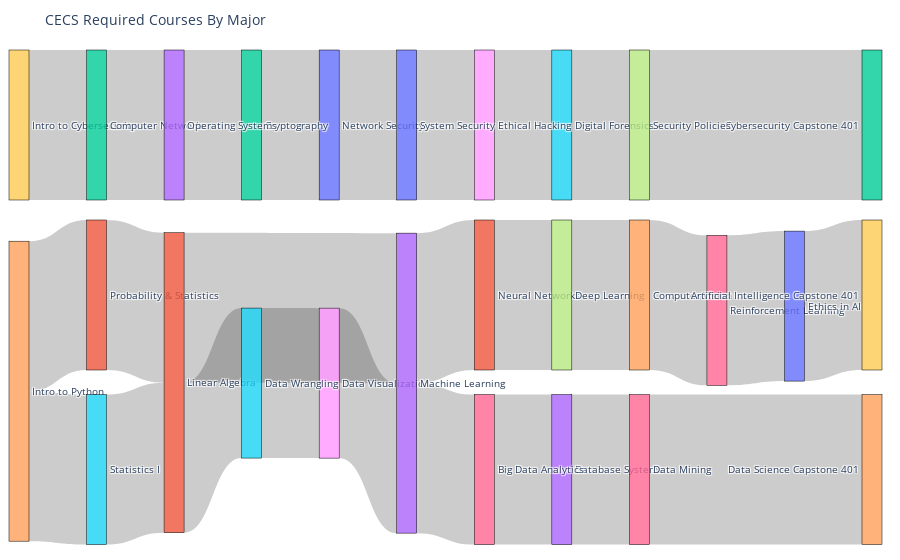

The notebook cell this image was saved under:
### Code cell
fig = go.Figure(data = [go.Sankey(
    arrangement= 'snap',
    node = dict(
        pad = 20,
        thickness = 20,
        line = dict(color = 'black',
                    width = 0.5),
        label = stops
    ),
    link = dict(
        source= path_map['source_idx'],
        target = path_map['target_idx'],
        value = path_map['value']
    )
)])

fig.update_layout(
    title_text = 'CECS Required Courses By Major',
    font_size = 10,
    margin = dict(l=1, r=10, t=50, b=20)
)
fig.show()

### Figure 1 — Plotly figure (JSON) as saved in the notebook; plotly's stock layout.template omitted (floating-point values rounded to 4 significant figures)
{"data": [{"arrangement": "snap", "link": {"source": [4, 15, 21, 25, 8, 13, 16, 3, 26, 4, 11, 21, 13, 1, 7, 14, 6, 10, 9, 12, 23, 22, 0, 20, 18, 5, 17], "target": [15, 21, 25, 8, 13, 16, 3, 26, 24, 11, 21, 13, 1, 7, 14, 6, 10, 19, 12, 23, 22, 0, 20, 18, 5, 17, 2], "value": [40, 40, 40, 40, 40, 40, 40, 40, 40, 40, 40, 40, 40, 40, 40, 40, 40, 40, 40, 40, 40, 40, 40, 40, 40, 40, 40]}, "node": {"label": ["Network Security", "Neural Networks", "Cybersecurity Capstone 401", "Database Systems", "Intro to Python", "Digital Forensics", "Reinforcement Learning", "Deep Learning", "Data Visualization", "Intro to Cybersecurity", "Ethics in AI", "Probability & Statistics", "Computer Networks", "Machine Learning", "Computer Vision", "Statistics I", "Big Data Analytics", "Security Policies", "Ethical Hacking", "Artificial Intelligence Capstone 401", "System Security", "Linear Algebra", "Cryptography", "Operating Systems", "Data Science Capstone 401", "Data Wrangling", "Data Mining"], "line": {"color": "black", "width": 0.5}, "pad": 20, "thickness": 20, "x": [0.3692, 0.5436, 0.9798, 0.6308, 0.02024, 0.6308, 0.8053, 0.6308, 0.3692, 0.02024, 0.8925, 0.1075, 0.1075, 0.4564, 0.7181, 0.1075, 0.5436, 0.7181, 0.5436, 0.9798, 0.4564, 0.1947, 0.2819, 0.1947, 0.9798, 0.2819, 0.7181], "y": [0.1437, 0.5, 0.1437, 0.8563, 0.6963, 0.1437, 0.5314, 0.5, 0.6799, 0.1437, 0.5227, 0.5, 0.1437, 0.6799, 0.5, 0.8563, 0.8563, 0.1437, 0.1437, 0.5, 0.1437, 0.6791, 0.1437, 0.1437, 0.8563, 0.6797, 0.8563]}, "type": "sankey"}], "layout": {"autosize": true, "font": {"size": 10}, "margin": {"b": 20, "l": 1, "r": 10, "t": 50}, "title": {"text": "CECS Required Courses By Major"}}}
